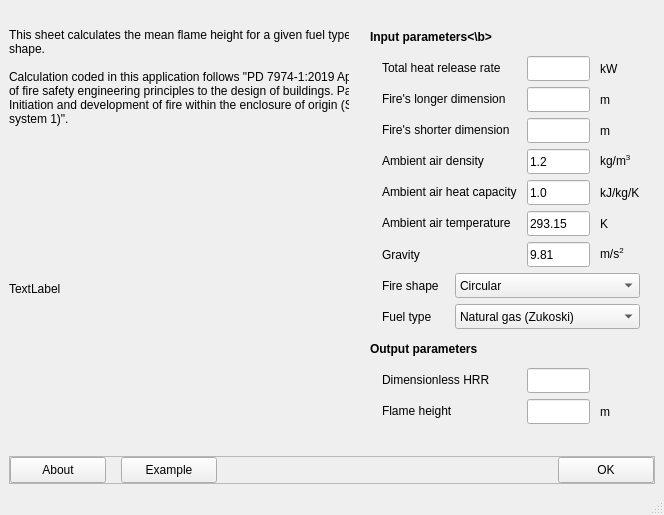
<?xml version="1.0" encoding="UTF-8"?>
<ui version="4.0">
 <class>MainWindow</class>
 <widget class="QMainWindow" name="MainWindow">
  <property name="geometry">
   <rect>
    <x>0</x>
    <y>0</y>
    <width>664</width>
    <height>515</height>
   </rect>
  </property>
  <property name="sizePolicy">
   <sizepolicy hsizetype="Minimum" vsizetype="Minimum">
    <horstretch>0</horstretch>
    <verstretch>0</verstretch>
   </sizepolicy>
  </property>
  <widget class="QWidget" name="centralwidget">
   <layout class="QGridLayout" name="gridLayout_2">
    <item row="0" column="0">
     <widget class="QWidget" name="widget_page_1" native="true">
      <property name="sizePolicy">
       <sizepolicy hsizetype="Fixed" vsizetype="Minimum">
        <horstretch>0</horstretch>
        <verstretch>0</verstretch>
       </sizepolicy>
      </property>
      <property name="minimumSize">
       <size>
        <width>340</width>
        <height>0</height>
       </size>
      </property>
      <property name="maximumSize">
       <size>
        <width>340</width>
        <height>16777215</height>
       </size>
      </property>
      <layout class="QVBoxLayout" name="verticalLayout_4">
       <property name="spacing">
        <number>0</number>
       </property>
       <property name="leftMargin">
        <number>0</number>
       </property>
       <property name="topMargin">
        <number>0</number>
       </property>
       <property name="rightMargin">
        <number>0</number>
       </property>
       <property name="bottomMargin">
        <number>0</number>
       </property>
       <item>
        <spacer name="verticalSpacer_2">
         <property name="orientation">
          <enum>Qt::Vertical</enum>
         </property>
         <property name="sizeHint" stdset="0">
          <size>
           <width>20</width>
           <height>1</height>
          </size>
         </property>
        </spacer>
       </item>
       <item>
        <widget class="QLabel" name="label_description">
         <property name="sizePolicy">
          <sizepolicy hsizetype="Fixed" vsizetype="Minimum">
           <horstretch>0</horstretch>
           <verstretch>0</verstretch>
          </sizepolicy>
         </property>
         <property name="minimumSize">
          <size>
           <width>390</width>
           <height>0</height>
          </size>
         </property>
         <property name="maximumSize">
          <size>
           <width>390</width>
           <height>16777215</height>
          </size>
         </property>
         <property name="text">
          <string>This sheet calculates the mean flame height for a given fuel type and fire shape.

Calculation coded in this application follows &quot;PD 7974-1:2019 Application of fire safety engineering principles to the design of buildings. Part 1: Initiation and development of fire within the enclosure of origin (Sub-system 1)&quot;.</string>
         </property>
         <property name="wordWrap">
          <bool>true</bool>
         </property>
        </widget>
       </item>
       <item>
        <spacer name="verticalSpacer_3">
         <property name="orientation">
          <enum>Qt::Vertical</enum>
         </property>
         <property name="sizeHint" stdset="0">
          <size>
           <width>20</width>
           <height>1</height>
          </size>
         </property>
        </spacer>
       </item>
       <item>
        <widget class="QLabel" name="label_image_figure">
         <property name="sizePolicy">
          <sizepolicy hsizetype="Minimum" vsizetype="Minimum">
           <horstretch>0</horstretch>
           <verstretch>0</verstretch>
          </sizepolicy>
         </property>
         <property name="minimumSize">
          <size>
           <width>341</width>
           <height>285</height>
          </size>
         </property>
         <property name="text">
          <string>TextLabel</string>
         </property>
        </widget>
       </item>
       <item>
        <spacer name="verticalSpacer_4">
         <property name="orientation">
          <enum>Qt::Vertical</enum>
         </property>
         <property name="sizeHint" stdset="0">
          <size>
           <width>20</width>
           <height>1</height>
          </size>
         </property>
        </spacer>
       </item>
      </layout>
     </widget>
    </item>
    <item row="0" column="1">
     <widget class="QFrame" name="frame_userio">
      <property name="minimumSize">
       <size>
        <width>300</width>
        <height>0</height>
       </size>
      </property>
      <property name="maximumSize">
       <size>
        <width>300</width>
        <height>16777215</height>
       </size>
      </property>
      <layout class="QGridLayout" name="gridLayout">
       <property name="leftMargin">
        <number>15</number>
       </property>
       <property name="topMargin">
        <number>15</number>
       </property>
       <property name="rightMargin">
        <number>15</number>
       </property>
       <property name="bottomMargin">
        <number>15</number>
       </property>
       <property name="horizontalSpacing">
        <number>10</number>
       </property>
       <property name="verticalSpacing">
        <number>5</number>
       </property>
       <item row="6" column="4">
        <widget class="QLabel" name="label_unit_S_or_UA">
         <property name="sizePolicy">
          <sizepolicy hsizetype="Minimum" vsizetype="Preferred">
           <horstretch>0</horstretch>
           <verstretch>0</verstretch>
          </sizepolicy>
         </property>
         <property name="minimumSize">
          <size>
           <width>0</width>
           <height>25</height>
          </size>
         </property>
         <property name="maximumSize">
          <size>
           <width>16777215</width>
           <height>25</height>
          </size>
         </property>
         <property name="text">
          <string>K</string>
         </property>
        </widget>
       </item>
       <item row="2" column="4">
        <widget class="QLabel" name="label_33">
         <property name="sizePolicy">
          <sizepolicy hsizetype="Minimum" vsizetype="Preferred">
           <horstretch>0</horstretch>
           <verstretch>0</verstretch>
          </sizepolicy>
         </property>
         <property name="minimumSize">
          <size>
           <width>0</width>
           <height>25</height>
          </size>
         </property>
         <property name="maximumSize">
          <size>
           <width>16777215</width>
           <height>25</height>
          </size>
         </property>
         <property name="text">
          <string>m</string>
         </property>
        </widget>
       </item>
       <item row="12" column="3">
        <widget class="QLineEdit" name="lineEdit_out_Q_dot_star">
         <property name="minimumSize">
          <size>
           <width>0</width>
           <height>25</height>
          </size>
         </property>
         <property name="maximumSize">
          <size>
           <width>16777215</width>
           <height>25</height>
          </size>
         </property>
        </widget>
       </item>
       <item row="5" column="4">
        <widget class="QLabel" name="label_34">
         <property name="sizePolicy">
          <sizepolicy hsizetype="Minimum" vsizetype="Preferred">
           <horstretch>0</horstretch>
           <verstretch>0</verstretch>
          </sizepolicy>
         </property>
         <property name="minimumSize">
          <size>
           <width>0</width>
           <height>25</height>
          </size>
         </property>
         <property name="maximumSize">
          <size>
           <width>16777215</width>
           <height>25</height>
          </size>
         </property>
         <property name="text">
          <string>kJ/kg/K</string>
         </property>
        </widget>
       </item>
       <item row="10" column="1">
        <spacer name="verticalSpacer">
         <property name="orientation">
          <enum>Qt::Vertical</enum>
         </property>
         <property name="sizeType">
          <enum>QSizePolicy::Fixed</enum>
         </property>
         <property name="sizeHint" stdset="0">
          <size>
           <width>20</width>
           <height>2</height>
          </size>
         </property>
        </spacer>
       </item>
       <item row="7" column="4">
        <widget class="QLabel" name="label_unit_S_or_UA_2">
         <property name="sizePolicy">
          <sizepolicy hsizetype="Minimum" vsizetype="Preferred">
           <horstretch>0</horstretch>
           <verstretch>0</verstretch>
          </sizepolicy>
         </property>
         <property name="minimumSize">
          <size>
           <width>0</width>
           <height>25</height>
          </size>
         </property>
         <property name="maximumSize">
          <size>
           <width>16777215</width>
           <height>25</height>
          </size>
         </property>
         <property name="text">
          <string>m/s&lt;sup&gt;2&lt;sup&gt;</string>
         </property>
        </widget>
       </item>
       <item row="8" column="1">
        <widget class="QLabel" name="label_29">
         <property name="minimumSize">
          <size>
           <width>0</width>
           <height>25</height>
          </size>
         </property>
         <property name="maximumSize">
          <size>
           <width>70</width>
           <height>25</height>
          </size>
         </property>
         <property name="text">
          <string>Fire shape</string>
         </property>
        </widget>
       </item>
       <item row="2" column="3">
        <widget class="QLineEdit" name="lineEdit_L_A_or_D">
         <property name="minimumSize">
          <size>
           <width>0</width>
           <height>25</height>
          </size>
         </property>
         <property name="maximumSize">
          <size>
           <width>16777215</width>
           <height>25</height>
          </size>
         </property>
         <property name="baseSize">
          <size>
           <width>0</width>
           <height>0</height>
          </size>
         </property>
        </widget>
       </item>
       <item row="9" column="1">
        <widget class="QLabel" name="label_24">
         <property name="minimumSize">
          <size>
           <width>0</width>
           <height>25</height>
          </size>
         </property>
         <property name="maximumSize">
          <size>
           <width>70</width>
           <height>25</height>
          </size>
         </property>
         <property name="text">
          <string>Fuel type</string>
         </property>
        </widget>
       </item>
       <item row="5" column="3">
        <widget class="QLineEdit" name="lineEdit_c_p_0">
         <property name="minimumSize">
          <size>
           <width>0</width>
           <height>25</height>
          </size>
         </property>
         <property name="maximumSize">
          <size>
           <width>16777215</width>
           <height>25</height>
          </size>
         </property>
         <property name="baseSize">
          <size>
           <width>0</width>
           <height>0</height>
          </size>
         </property>
         <property name="text">
          <string>1.0</string>
         </property>
        </widget>
       </item>
       <item row="0" column="0" colspan="5">
        <widget class="QLabel" name="label_input_parameters">
         <property name="sizePolicy">
          <sizepolicy hsizetype="Minimum" vsizetype="Fixed">
           <horstretch>0</horstretch>
           <verstretch>0</verstretch>
          </sizepolicy>
         </property>
         <property name="minimumSize">
          <size>
           <width>0</width>
           <height>25</height>
          </size>
         </property>
         <property name="maximumSize">
          <size>
           <width>16777215</width>
           <height>25</height>
          </size>
         </property>
         <property name="text">
          <string>&lt;b&gt;Input parameters&lt;\b&gt;</string>
         </property>
        </widget>
       </item>
       <item row="7" column="3">
        <widget class="QLineEdit" name="lineEdit_g">
         <property name="minimumSize">
          <size>
           <width>0</width>
           <height>25</height>
          </size>
         </property>
         <property name="maximumSize">
          <size>
           <width>16777215</width>
           <height>25</height>
          </size>
         </property>
         <property name="baseSize">
          <size>
           <width>0</width>
           <height>0</height>
          </size>
         </property>
         <property name="text">
          <string>9.81</string>
         </property>
        </widget>
       </item>
       <item row="6" column="3">
        <widget class="QLineEdit" name="lineEdit_T_0">
         <property name="minimumSize">
          <size>
           <width>0</width>
           <height>25</height>
          </size>
         </property>
         <property name="maximumSize">
          <size>
           <width>16777215</width>
           <height>25</height>
          </size>
         </property>
         <property name="baseSize">
          <size>
           <width>0</width>
           <height>0</height>
          </size>
         </property>
         <property name="text">
          <string>293.15</string>
         </property>
        </widget>
       </item>
       <item row="13" column="3">
        <widget class="QLineEdit" name="lineEdit_out_Z_f">
         <property name="minimumSize">
          <size>
           <width>0</width>
           <height>25</height>
          </size>
         </property>
         <property name="maximumSize">
          <size>
           <width>16777215</width>
           <height>25</height>
          </size>
         </property>
        </widget>
       </item>
       <item row="13" column="4">
        <widget class="QLabel" name="label_out_Z_f_unit">
         <property name="sizePolicy">
          <sizepolicy hsizetype="Minimum" vsizetype="Preferred">
           <horstretch>0</horstretch>
           <verstretch>0</verstretch>
          </sizepolicy>
         </property>
         <property name="minimumSize">
          <size>
           <width>0</width>
           <height>25</height>
          </size>
         </property>
         <property name="maximumSize">
          <size>
           <width>16777215</width>
           <height>25</height>
          </size>
         </property>
         <property name="text">
          <string>m</string>
         </property>
        </widget>
       </item>
       <item row="1" column="4">
        <widget class="QLabel" name="label_Q_dot_or_Q_dot_l_unit">
         <property name="sizePolicy">
          <sizepolicy hsizetype="Minimum" vsizetype="Preferred">
           <horstretch>0</horstretch>
           <verstretch>0</verstretch>
          </sizepolicy>
         </property>
         <property name="minimumSize">
          <size>
           <width>0</width>
           <height>25</height>
          </size>
         </property>
         <property name="maximumSize">
          <size>
           <width>16777215</width>
           <height>25</height>
          </size>
         </property>
         <property name="text">
          <string>kW</string>
         </property>
        </widget>
       </item>
       <item row="1" column="0">
        <spacer name="horizontalSpacer">
         <property name="orientation">
          <enum>Qt::Horizontal</enum>
         </property>
         <property name="sizeType">
          <enum>QSizePolicy::Fixed</enum>
         </property>
         <property name="sizeHint" stdset="0">
          <size>
           <width>2</width>
           <height>20</height>
          </size>
         </property>
        </spacer>
       </item>
       <item row="4" column="3">
        <widget class="QLineEdit" name="lineEdit_rho_0">
         <property name="minimumSize">
          <size>
           <width>0</width>
           <height>25</height>
          </size>
         </property>
         <property name="maximumSize">
          <size>
           <width>16777215</width>
           <height>25</height>
          </size>
         </property>
         <property name="baseSize">
          <size>
           <width>0</width>
           <height>0</height>
          </size>
         </property>
         <property name="text">
          <string>1.2</string>
         </property>
        </widget>
       </item>
       <item row="1" column="3">
        <widget class="QLineEdit" name="lineEdit_Q_dot_or_Q_dot_l">
         <property name="minimumSize">
          <size>
           <width>0</width>
           <height>25</height>
          </size>
         </property>
         <property name="maximumSize">
          <size>
           <width>16777215</width>
           <height>25</height>
          </size>
         </property>
         <property name="baseSize">
          <size>
           <width>0</width>
           <height>0</height>
          </size>
         </property>
        </widget>
       </item>
       <item row="4" column="4">
        <widget class="QLabel" name="label_37">
         <property name="sizePolicy">
          <sizepolicy hsizetype="Minimum" vsizetype="Preferred">
           <horstretch>0</horstretch>
           <verstretch>0</verstretch>
          </sizepolicy>
         </property>
         <property name="minimumSize">
          <size>
           <width>0</width>
           <height>25</height>
          </size>
         </property>
         <property name="maximumSize">
          <size>
           <width>16777215</width>
           <height>25</height>
          </size>
         </property>
         <property name="text">
          <string>kg/m&lt;sup&gt;3&lt;sup&gt;</string>
         </property>
        </widget>
       </item>
       <item row="3" column="3">
        <widget class="QLineEdit" name="lineEdit_L_B">
         <property name="minimumSize">
          <size>
           <width>0</width>
           <height>25</height>
          </size>
         </property>
         <property name="maximumSize">
          <size>
           <width>16777215</width>
           <height>25</height>
          </size>
         </property>
         <property name="baseSize">
          <size>
           <width>0</width>
           <height>0</height>
          </size>
         </property>
        </widget>
       </item>
       <item row="11" column="0" colspan="5">
        <widget class="QLabel" name="label_output_parameters">
         <property name="sizePolicy">
          <sizepolicy hsizetype="Minimum" vsizetype="Fixed">
           <horstretch>0</horstretch>
           <verstretch>0</verstretch>
          </sizepolicy>
         </property>
         <property name="minimumSize">
          <size>
           <width>0</width>
           <height>25</height>
          </size>
         </property>
         <property name="maximumSize">
          <size>
           <width>16777215</width>
           <height>25</height>
          </size>
         </property>
         <property name="text">
          <string>&lt;b&gt;Output parameters&lt;/b&gt;</string>
         </property>
        </widget>
       </item>
       <item row="3" column="4">
        <widget class="QLabel" name="label_L_B_unit">
         <property name="sizePolicy">
          <sizepolicy hsizetype="Minimum" vsizetype="Preferred">
           <horstretch>0</horstretch>
           <verstretch>0</verstretch>
          </sizepolicy>
         </property>
         <property name="minimumSize">
          <size>
           <width>0</width>
           <height>25</height>
          </size>
         </property>
         <property name="maximumSize">
          <size>
           <width>16777215</width>
           <height>25</height>
          </size>
         </property>
         <property name="text">
          <string>m</string>
         </property>
        </widget>
       </item>
       <item row="1" column="1" colspan="2">
        <widget class="QLabel" name="label_Q_dot_or_Q_dot_l">
         <property name="minimumSize">
          <size>
           <width>0</width>
           <height>25</height>
          </size>
         </property>
         <property name="text">
          <string>&lt;html&gt;&lt;head/&gt;&lt;body&gt;&lt;p&gt;Total heat release rate&lt;/p&gt;&lt;/body&gt;&lt;/html&gt;</string>
         </property>
        </widget>
       </item>
       <item row="2" column="1" colspan="2">
        <widget class="QLabel" name="label_L_A_or_D">
         <property name="minimumSize">
          <size>
           <width>0</width>
           <height>25</height>
          </size>
         </property>
         <property name="text">
          <string>&lt;html&gt;&lt;head/&gt;&lt;body&gt;&lt;p&gt;Fire's longer dimension&lt;/p&gt;&lt;/body&gt;&lt;/html&gt;</string>
         </property>
        </widget>
       </item>
       <item row="3" column="1" colspan="2">
        <widget class="QLabel" name="label_L_B">
         <property name="minimumSize">
          <size>
           <width>0</width>
           <height>25</height>
          </size>
         </property>
         <property name="text">
          <string>&lt;html&gt;&lt;head/&gt;&lt;body&gt;&lt;p&gt;Fire's shorter dimension&lt;/p&gt;&lt;/body&gt;&lt;/html&gt;</string>
         </property>
        </widget>
       </item>
       <item row="4" column="1" colspan="2">
        <widget class="QLabel" name="label_35">
         <property name="minimumSize">
          <size>
           <width>0</width>
           <height>25</height>
          </size>
         </property>
         <property name="text">
          <string>&lt;html&gt;&lt;head/&gt;&lt;body&gt;&lt;p&gt;Ambient air density&lt;/p&gt;&lt;/body&gt;&lt;/html&gt;</string>
         </property>
        </widget>
       </item>
       <item row="5" column="1" colspan="2">
        <widget class="QLabel" name="label_23">
         <property name="minimumSize">
          <size>
           <width>0</width>
           <height>25</height>
          </size>
         </property>
         <property name="text">
          <string>&lt;html&gt;&lt;head/&gt;&lt;body&gt;&lt;p&gt;Ambient air heat capacity&lt;/p&gt;&lt;/body&gt;&lt;/html&gt;</string>
         </property>
        </widget>
       </item>
       <item row="6" column="1" colspan="2">
        <widget class="QLabel" name="label_27">
         <property name="minimumSize">
          <size>
           <width>0</width>
           <height>25</height>
          </size>
         </property>
         <property name="text">
          <string>&lt;html&gt;&lt;head/&gt;&lt;body&gt;&lt;p&gt;Ambient air temperature&lt;/p&gt;&lt;/body&gt;&lt;/html&gt;</string>
         </property>
        </widget>
       </item>
       <item row="7" column="1" colspan="2">
        <widget class="QLabel" name="label_28">
         <property name="minimumSize">
          <size>
           <width>0</width>
           <height>25</height>
          </size>
         </property>
         <property name="text">
          <string>Gravity</string>
         </property>
        </widget>
       </item>
       <item row="12" column="1" colspan="2">
        <widget class="QLabel" name="label_out_Q_dot_star">
         <property name="minimumSize">
          <size>
           <width>0</width>
           <height>25</height>
          </size>
         </property>
         <property name="maximumSize">
          <size>
           <width>16777215</width>
           <height>25</height>
          </size>
         </property>
         <property name="text">
          <string>&lt;html&gt;&lt;head/&gt;&lt;body&gt;&lt;p&gt;Dimensionless HRR&lt;/p&gt;&lt;/body&gt;&lt;/html&gt;</string>
         </property>
        </widget>
       </item>
       <item row="13" column="1" colspan="2">
        <widget class="QLabel" name="label_out_Z_f">
         <property name="minimumSize">
          <size>
           <width>0</width>
           <height>25</height>
          </size>
         </property>
         <property name="maximumSize">
          <size>
           <width>16777215</width>
           <height>25</height>
          </size>
         </property>
         <property name="text">
          <string>&lt;html&gt;&lt;head/&gt;&lt;body&gt;&lt;p&gt;Flame height&lt;/p&gt;&lt;/body&gt;&lt;/html&gt;</string>
         </property>
        </widget>
       </item>
       <item row="8" column="2" colspan="3">
        <widget class="QComboBox" name="comboBox_fire_shape">
         <property name="sizePolicy">
          <sizepolicy hsizetype="MinimumExpanding" vsizetype="Fixed">
           <horstretch>0</horstretch>
           <verstretch>0</verstretch>
          </sizepolicy>
         </property>
         <property name="minimumSize">
          <size>
           <width>0</width>
           <height>25</height>
          </size>
         </property>
         <property name="maximumSize">
          <size>
           <width>16777215</width>
           <height>25</height>
          </size>
         </property>
         <item>
          <property name="text">
           <string>Circular</string>
          </property>
         </item>
         <item>
          <property name="text">
           <string>Rectangular</string>
          </property>
         </item>
         <item>
          <property name="text">
           <string>Line</string>
          </property>
         </item>
        </widget>
       </item>
       <item row="9" column="2" colspan="3">
        <widget class="QComboBox" name="comboBox_fuel_type">
         <property name="sizePolicy">
          <sizepolicy hsizetype="Expanding" vsizetype="Fixed">
           <horstretch>0</horstretch>
           <verstretch>0</verstretch>
          </sizepolicy>
         </property>
         <property name="minimumSize">
          <size>
           <width>0</width>
           <height>25</height>
          </size>
         </property>
         <property name="maximumSize">
          <size>
           <width>16777215</width>
           <height>25</height>
          </size>
         </property>
         <item>
          <property name="text">
           <string>Natural gas (Zukoski)</string>
          </property>
         </item>
         <item>
          <property name="text">
           <string>Wood cribs (Thomas)</string>
          </property>
         </item>
         <item>
          <property name="text">
           <string>Gas, liquids and solids (Heskestad)</string>
          </property>
         </item>
        </widget>
       </item>
      </layout>
     </widget>
    </item>
    <item row="1" column="0" colspan="2">
     <widget class="QFrame" name="frame_bottom_bar">
      <property name="sizePolicy">
       <sizepolicy hsizetype="Minimum" vsizetype="Fixed">
        <horstretch>0</horstretch>
        <verstretch>0</verstretch>
       </sizepolicy>
      </property>
      <property name="frameShape">
       <enum>QFrame::StyledPanel</enum>
      </property>
      <property name="frameShadow">
       <enum>QFrame::Raised</enum>
      </property>
      <layout class="QHBoxLayout" name="horizontalLayout_4">
       <property name="spacing">
        <number>0</number>
       </property>
       <property name="leftMargin">
        <number>0</number>
       </property>
       <property name="topMargin">
        <number>0</number>
       </property>
       <property name="rightMargin">
        <number>0</number>
       </property>
       <property name="bottomMargin">
        <number>0</number>
       </property>
       <item>
        <widget class="QPushButton" name="pushButton_about">
         <property name="minimumSize">
          <size>
           <width>96</width>
           <height>26</height>
          </size>
         </property>
         <property name="maximumSize">
          <size>
           <width>16777215</width>
           <height>16777215</height>
          </size>
         </property>
         <property name="text">
          <string>About</string>
         </property>
        </widget>
       </item>
       <item>
        <spacer name="horizontalSpacer_5">
         <property name="orientation">
          <enum>Qt::Horizontal</enum>
         </property>
         <property name="sizeType">
          <enum>QSizePolicy::Fixed</enum>
         </property>
         <property name="sizeHint" stdset="0">
          <size>
           <width>15</width>
           <height>20</height>
          </size>
         </property>
        </spacer>
       </item>
       <item>
        <widget class="QPushButton" name="pushButton_example">
         <property name="minimumSize">
          <size>
           <width>96</width>
           <height>26</height>
          </size>
         </property>
         <property name="maximumSize">
          <size>
           <width>16777215</width>
           <height>16777215</height>
          </size>
         </property>
         <property name="text">
          <string>Example</string>
         </property>
        </widget>
       </item>
       <item>
        <spacer name="horizontalSpacer_4">
         <property name="orientation">
          <enum>Qt::Horizontal</enum>
         </property>
         <property name="sizeHint" stdset="0">
          <size>
           <width>40</width>
           <height>20</height>
          </size>
         </property>
        </spacer>
       </item>
       <item>
        <widget class="QPushButton" name="pushButton_ok">
         <property name="minimumSize">
          <size>
           <width>96</width>
           <height>26</height>
          </size>
         </property>
         <property name="maximumSize">
          <size>
           <width>16777215</width>
           <height>16777215</height>
          </size>
         </property>
         <property name="text">
          <string>OK</string>
         </property>
        </widget>
       </item>
      </layout>
     </widget>
    </item>
   </layout>
  </widget>
  <widget class="QMenuBar" name="menubar">
   <property name="geometry">
    <rect>
     <x>0</x>
     <y>0</y>
     <width>664</width>
     <height>21</height>
    </rect>
   </property>
  </widget>
  <widget class="QStatusBar" name="statusbar"/>
 </widget>
 <tabstops>
  <tabstop>lineEdit_Q_dot_or_Q_dot_l</tabstop>
  <tabstop>lineEdit_L_A_or_D</tabstop>
  <tabstop>lineEdit_L_B</tabstop>
  <tabstop>lineEdit_rho_0</tabstop>
  <tabstop>lineEdit_c_p_0</tabstop>
  <tabstop>lineEdit_T_0</tabstop>
  <tabstop>lineEdit_g</tabstop>
  <tabstop>comboBox_fire_shape</tabstop>
  <tabstop>comboBox_fuel_type</tabstop>
  <tabstop>lineEdit_out_Q_dot_star</tabstop>
  <tabstop>lineEdit_out_Z_f</tabstop>
  <tabstop>pushButton_ok</tabstop>
  <tabstop>pushButton_example</tabstop>
 </tabstops>
 <resources/>
 <connections/>
</ui>
